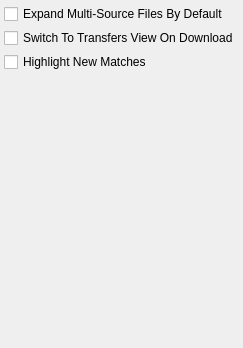
             <widget class="QWidget" name="pageSearch">
              <layout class="QVBoxLayout" name="verticalLayout_16">
               <property name="spacing">
                <number>4</number>
               </property>
               <property name="margin">
                <number>4</number>
               </property>
               <item>
                <widget class="QCheckBox" name="checkBoxSearchExpandMultiSorce">
                 <property name="text">
                  <string>Expand Multi-Source Files By Default</string>
                 </property>
                </widget>
               </item>
               <item>
                <widget class="QCheckBox" name="checkBoxSearchSwitchOnDownload">
                 <property name="text">
                  <string>Switch To Transfers View On Download</string>
                 </property>
                 <property name="checked">
                  <bool>false</bool>
                 </property>
                </widget>
               </item>
               <item>
                <widget class="QCheckBox" name="checkBoxSearchHighlightNewMatches">
                 <property name="text">
                  <string>Highlight New Matches</string>
                 </property>
                </widget>
               </item>
               <item>
                <spacer name="verticalSpacer_4">
                 <property name="orientation">
                  <enum>Qt::Vertical</enum>
                 </property>
                 <property name="sizeHint" stdset="0">
                  <size>
                   <width>20</width>
                   <height>272</height>
                  </size>
                 </property>
                </spacer>
               </item>
              </layout>
             </widget>
